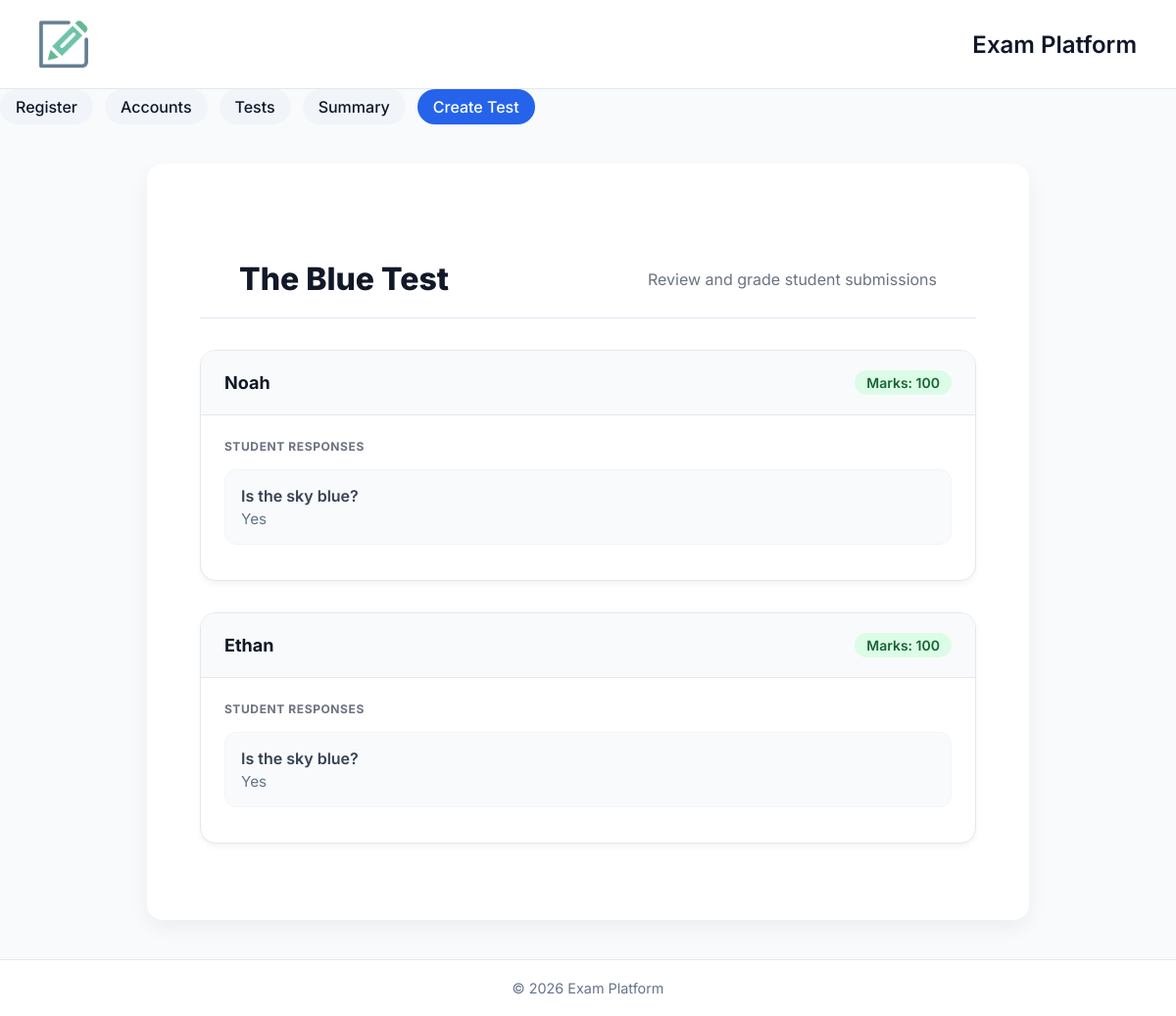
/test/1/submissions, run on the app's committed database.
### app/models/test.py (models this page shows)
class Test(db.Model):
    __tablename__ = "tests"
    id = db.Column(db.Integer, primary_key=True)
    title = db.Column(db.String(255))
    teacher_id = db.Column(db.Integer, db.ForeignKey("users.id"))
    is_timed = db.Column(db.Boolean, default=False)
    duration = db.Column(db.Integer, nullable=True)
    created_at = db.Column(db.DateTime, default=db.func.current_timestamp())
    teacher = db.relationship("User", back_populates="tests_created")
    questions = db.relationship("Question", back_populates="test", lazy=True)
    submissions = db.relationship("Submission", back_populates="test", lazy=True)

### app/models/submission.py (models this page shows)
class Submission(db.Model):
    __tablename__ = "submissions"
    id = db.Column(db.Integer, primary_key=True)
    test_id = db.Column(db.Integer, db.ForeignKey("tests.id"))
    student_id = db.Column(db.Integer, db.ForeignKey("users.id"))
    marks = db.Column(db.Integer)
    graded_by = db.Column(db.Integer, db.ForeignKey("users.id"))
    submitted_at = db.Column(db.DateTime, default=db.func.current_timestamp())
    is_late = db.Column(db.Boolean, default=False)
    test = db.relationship("Test", back_populates="submissions")
    student = db.relationship("User", back_populates="submissions", foreign_keys=[student_id])
    grader = db.relationship("User", back_populates="graded_submissions", foreign_keys=[graded_by])
    answers = db.relationship("Answer", back_populates="submission", lazy=True)

### app/models/user.py (models this page shows)
class User(db.Model):
    __tablename__ = "users"
    id = db.Column(db.Integer, primary_key=True)
    name = db.Column(db.String(100))
    email = db.Column(db.String(100))
    role = db.Column(db.Enum("student", "teacher"))
    created_at = db.Column(db.DateTime, default=db.func.current_timestamp())
    submissions = db.relationship("Submission", back_populates="student", foreign_keys="Submission.student_id")
    graded_submissions = db.relationship("Submission", back_populates="grader", foreign_keys="Submission.graded_by")
    tests_created = db.relationship("Test", back_populates="teacher")

### app/models/answer.py (models this page shows, shortened)
class Answer(db.Model):
    __tablename__ = "answers"
    id = db.Column(db.Integer, primary_key=True)
    submission_id = db.Column(db.Integer, db.ForeignKey("submissions.id"), nullable=False)
    question_id = db.Column(db.Integer, db.ForeignKey("questions.id"), nullable=False)
    answer_text = db.Column(db.Text, nullable=False)
    submission = db.relationship("Submission", back_populates="answers")
    question = db.relationship("Question", back_populates="answers")

### app/models/question.py (models this page shows)
class Question(db.Model):
    __tablename__ = "questions"
    id = db.Column(db.Integer, primary_key=True)
    test_id = db.Column(db.Integer, db.ForeignKey("tests.id"))
    question_text = db.Column(db.Text)
    type = db.Column(db.Enum('open'), default='open')  # only open questions
    test = db.relationship("Test", back_populates="questions")
    answers = db.relationship("Answer", back_populates="question", lazy=True)

### app/routes/routes.py (the view)
@bp.route("/test/<int:test_id>/submissions")
def view_submissions(test_id):
    test = Test.query.get_or_404(test_id)
    submissions = Submission.query.filter_by(test_id=test.id).all()
    return render_template("submissions.html", test=test, submissions=submissions)

### app/templates/submissions.html (shortened to what this page needs)
{% extends "base.html" %}
{% block content %}
<div class="submissions-container">
    <header class="page-header">
        <h1 class="page-title">{{ test.title }}</h1>
        <p style="color: #6b7280;">Review and grade student submissions</p>
    </header>
    <div class="submissions-list">
        {% for submission in submissions %}
        <div class="submission-card">
            <div class="card-header">
                <div class="student-info">
                    <h3>{{ submission.student.name }}</h3>
                </div>
                <div class="grade-info">
                    <span class="badge {% if submission.marks %}badge-graded{% else %}badge-pending{% endif %}">
                        Marks: {{ submission.marks or "Not graded" }}
                    </span>
                </div>
            </div>
            <div class="answers-section">
                <h4 class="answers-title">Student Responses</h4>
                {% for answer in submission.answers %}
                <div class="answer-item">
                    <span class="question-text">{{ answer.question.question_text }}</span>
                    <p class="answer-text">{{ answer.answer_text }}</p>
                </div>
                {% endfor %}
            </div>
        </div>
        {% else %}
        <div class="submission-card empty-state">
            No submissions found for this test yet.
        </div>
        {% endfor %}
    </div>
</div>
{% endblock %}

### app/templates/base.html (style rules this page uses)
* { margin: 0; padding: 0; box-sizing: border-box; font-family: 'Inter', sans-serif; }
body { background: #f8fafc; color: #0f172a; min-height: 100vh; display: flex; flex-direction: column; }
header { background: #ffffff; padding: 20px 40px; display: flex; justify-content: space-between; align-items: center; border-bottom: 1px solid #e2e8f0; }
h1 { font-size: 1.5rem; font-weight: 600; }

### app/templates/submissions.html (style rules this page uses)
.submissions-container { max-width: 900px; margin: 3rem auto; padding: 0 1.5rem; font-family: 'Inter', system-ui, -apple-system, sans-serif; }
.page-header { margin-bottom: 2rem; }
.page-title { font-size: 2rem; font-weight: 800; color: #111827; margin: 0; }
.submission-card { background: white; border-radius: 1rem; border: 1px solid #e5e7eb; box-shadow: 0 4px 6px -1px rgba(0, 0, 0, 0.05); margin-bottom: 2rem; overflow: hidden; }
.card-header { padding: 1.25rem 1.5rem; background: #f9fafb; border-bottom: 1px solid #e5e7eb; display: flex; justify-content: space-between; align-items: center; }
.student-info h3 { margin: 0; font-size: 1.125rem; font-weight: 700; color: #111827; }
.grade-info { display: flex; align-items: center; gap: 1rem; }
.badge { padding: 0.25rem 0.75rem; border-radius: 9999px; font-size: 0.875rem; font-weight: 600; }
.badge-graded { background: #dcfce7; color: #166534; }
.answers-section { padding: 1.5rem; }
.answers-title { font-size: 0.75rem; font-weight: 700; text-transform: uppercase; letter-spacing: 0.05em; color: #6b7280; margin-bottom: 1rem; }
.answer-item { background: #f8fafc; border: 1px solid #f1f5f9; border-radius: 0.75rem; padding: 1rem; margin-bottom: 0.75rem; }
.question-text { font-weight: 600; color: #374151; display: block; margin-bottom: 0.25rem; }
.answer-text { color: #64748b; font-size: 0.95rem; }

### data on the page
Test: title "The Blue Test"
Submission: student.name "Noah", marks "100"
Answer: question.question_text "Is the sky blue?", answer_text "Yes"
Submission: student.name "Ethan", marks "100"
Answer: question.question_text "Is the sky blue?", answer_text "Yes"
